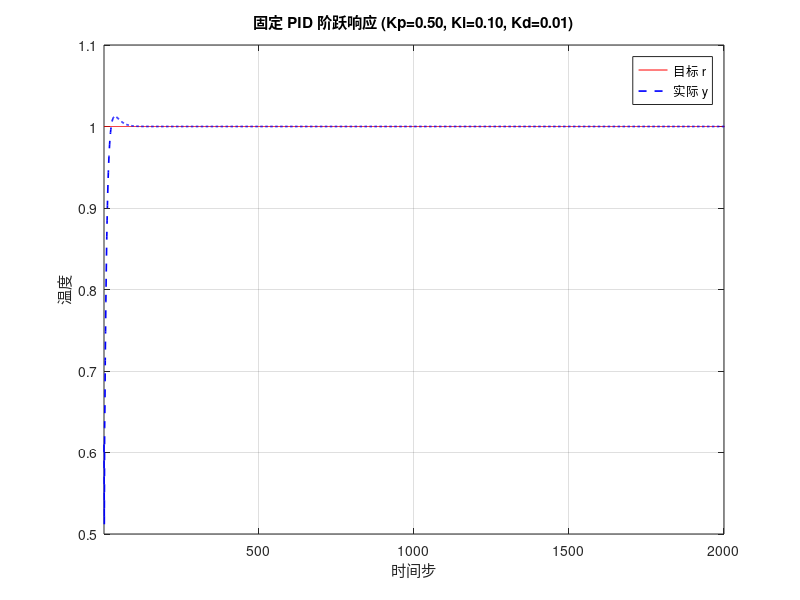

This chart was generated by the following MATLAB code:
clear; close all;

%% ==================== 固定 PID 参数 ====================
Kp = 0.5;       % 比例增益
Ki = 0.1;       % 积分增益
Kd = 0.01;      % 微分增益
T  = 1;         % 控制周期
N  = 35000;     % 仿真步数

%% ==================== 状态初始化 ====================
r_target = 1;       % 阶跃目标
y     = zeros(N, 1);       % 被控对象输出序列
y_1   = 0;                 % 上一时刻输出
u_1   = 0;                 % 上一时刻控制量
ei    = 0;                 % 积分累加
last_e = 0;                % 上一时刻误差

%% ==================== 预分配 ====================
time = zeros(1, N);
r    = zeros(1, N);
u    = zeros(1, N);

%% ==================== 主循环 ====================
for k = 1:N
    time(k) = k;
    r(k) = r_target;

    % 误差
    e_cur = r(k) - y_1;

    % 积分累加
    ei = ei + e_cur * T;

    % 微分
    ed = (e_cur - last_e) / T;

    % 位置式 PID
    u(k) = Kp * e_cur + Ki * ei + Kd * ed;

    % 非线性时变被控对象
    a_k = 1.2 * (1 - 0.8 * exp(-0.1 * k));
    y(k) = a_k / (1 + y_1^2) * y_1 + u(k);

    % 状态更新
    last_e = e_cur;
    y_1 = y(k);
    u_1 = u(k);
end

%% ==================== 结果输出 ====================
fprintf('===== 固定 PID 仿真结果 =====\n');
fprintf('Kp = %.2f, Ki = %.2f, Kd = %.2f\n', Kp, Ki, Kd);
fprintf('平均绝对误差 MAE : %.6f\n', sum(abs(r - y')) / N);
fprintf('最终稳态误差     : %.6f\n', abs(r(end) - y(end)));
fprintf('超调量 (max)      : %.6f\n', max(y) - r_target);

%% ==================== 保存数据 ====================
[script_dir, ~, ~] = fileparts(mfilename('fullpath'));
save(fullfile(script_dir, 'pid_fixed_result.mat'), 'time', 'r', 'y', 'u', 'Kp', 'Ki', 'Kd', 'N');

%% ==================== 绘图 ====================
fx = [1, min(2000, N)];

figure('Name', '固定PID 温度追踪', 'NumberTitle', 'off');
plot(time, r, 'r', time, y, 'b--', 'LineWidth', 1.2);
xlim(fx);
xlabel('时间步');  ylabel('温度');
legend('目标 r', '实际 y', 'Location', 'best');
title(sprintf('固定 PID 阶跃响应 (Kp=%.2f, Ki=%.2f, Kd=%.2f)', Kp, Ki, Kd));
grid on;
